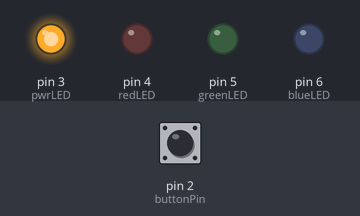
Simulated run of this sketch. Board: Arduino Uno, built with avr-gcc and run on an emulated ATmega328P. Shown: output pins drawn as LEDs (lit = HIGH). The inputs (shaded band) are chosen by the test bench; at power-on: pin 2 (buttonPin) LOW. What the sketch prints to the serial monitor is not drawn.

Above: at 1.2 s.
1.3 s: pin 2 (buttonPin) pulled HIGH for 0.15 s
2.9 s: pin 2 (buttonPin) pulled HIGH for 3.2 s
7.6 s: pin 2 (buttonPin) pulsed HIGH 2 times (0.12 s each, 0.3 s apart)
11.2 s: pin 2 (buttonPin) pulled HIGH for 1 s
15.2 s: pin 2 (buttonPin) pulsed HIGH 5 times (0.12 s each, 0.3 s apart)
Timing chart, 0 to 18.2 s (numbered marks = the images above; inputs shaded):
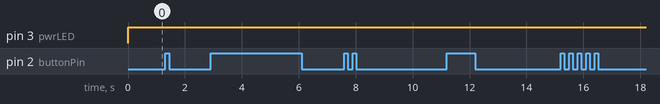

The sketch:

FlashLED.ino
```cpp
#define buttonPin 2
#define pwrLED 3
#define redLED 4
#define greenLED 5
#define blueLED 6
#define interval 1000

int color = 0;
unsigned long timer = 0;
int ledState = 0;


void setup() {
  // put your setup code here, to run once:
  Serial.begin(9600);
  pinMode(buttonPin, INPUT);
}

void loop() {
  // put your main code here, to run repeatedly:
  int status = digitalRead(buttonPin);
  if(status == HIGH){
    color ++;
    if (color == 6) {color = 0;}
  }
  switch(color){
    case 0:
    case 1:
      //blanco
      Serial.println("blanco");
      pinMode(pwrLED, OUTPUT);
      pinMode(greenLED, OUTPUT);
      pinMode(blueLED, OUTPUT);
      pinMode(redLED, INPUT);
      digitalWrite(pwrLED,HIGH);
      digitalWrite(greenLED, LOW);
      digitalWrite(blueLED, LOW);
      break;

    case 2:
    case 3:
      //ambar
      Serial.println("ambar");
      pinMode(pwrLED, OUTPUT);
      pinMode(greenLED, INPUT);
      pinMode(blueLED, OUTPUT);
      pinMode(redLED, OUTPUT);
      digitalWrite(pwrLED,HIGH);
      digitalWrite(redLED, LOW);
      digitalWrite(blueLED, LOW);
      break;

    case 4:
    case 5:
      //blanco parpadeo
      Serial.println("blanco parpadeo");
      if (millis()-timer > interval){
        timer = millis();
        if (ledState == 0){
          ledState = 1;
          pinMode(pwrLED, OUTPUT);
          pinMode(greenLED, OUTPUT);
          pinMode(blueLED, OUTPUT);
          pinMode(redLED, INPUT);
          digitalWrite(pwrLED,HIGH);
          digitalWrite(greenLED, LOW);
          digitalWrite(blueLED, LOW);
        }
        else{
          ledState = 0;
          pinMode(pwrLED, INPUT);
          pinMode(greenLED, INPUT);
          pinMode(blueLED, INPUT);
          pinMode(redLED, INPUT);
        }
      }
      break;
  }
}
```
